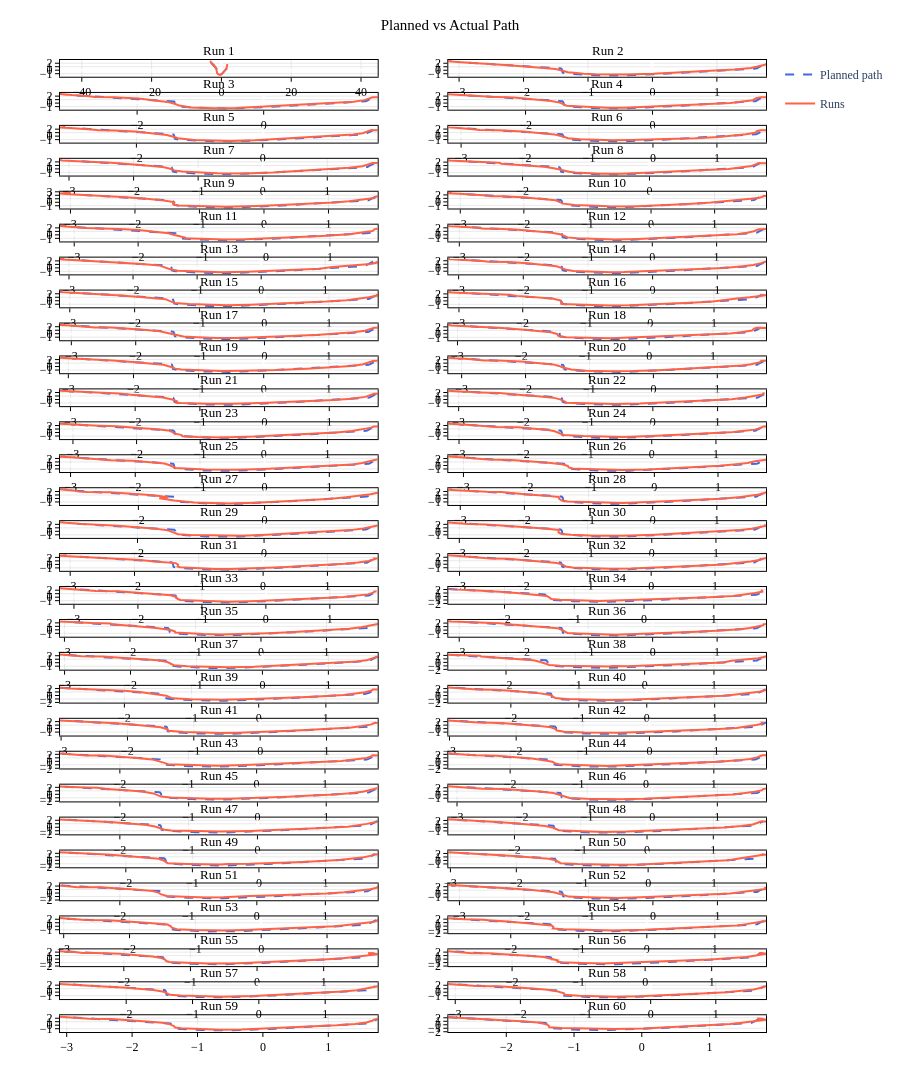

Notebook cell for this chart:
### Markdown cell above
### 2. Visualização dos Caminhos

Comparação entre o caminho planejado pelo NAV2 e a trajetória real percorrida pelo robô em cada execução.

### Code cell
n_runs = len(paths_df)
cols = 2
rows = math.ceil(n_runs / cols)
titles = [f'Run {i+1}' for i in range(n_runs)]

fig = make_subplots(rows=rows, cols=cols,
                    subplot_titles=titles,
                    shared_yaxes=False)

for i, (actual_df, last_plan) in enumerate(zip(paths_df, plans_df)):
    row = i // cols + 1
    col = i % cols + 1

    fig.add_trace(go.Scatter(
        x=last_plan['x'], y=last_plan['y'],
        mode='lines', name='Planned path',
        line=dict(color='royalblue', dash='dash', width=2),
        legendgroup='plan', showlegend=(i == 0)
    ), row=row, col=col)

    fig.add_trace(go.Scatter(
        x=actual_df['pos_x'], y=actual_df['pos_y'],
        mode='lines', name=f'Runs',
        line=dict(color='tomato', width=2),
        showlegend=(i == 0),
        legendgroup=f'run{i+1}'
    ), row=row, col=col)

fig.update_yaxes(scaleanchor='x', scaleratio=1)
fig.update_layout(
    title='Planned vs Actual Path',
    hovermode='closest',
    height=500 * rows,
    width=900
)
apply_ieee_style(fig)
save_fig(fig, 'wc_planned_vs_actual_paths.svg')
fig.show()
